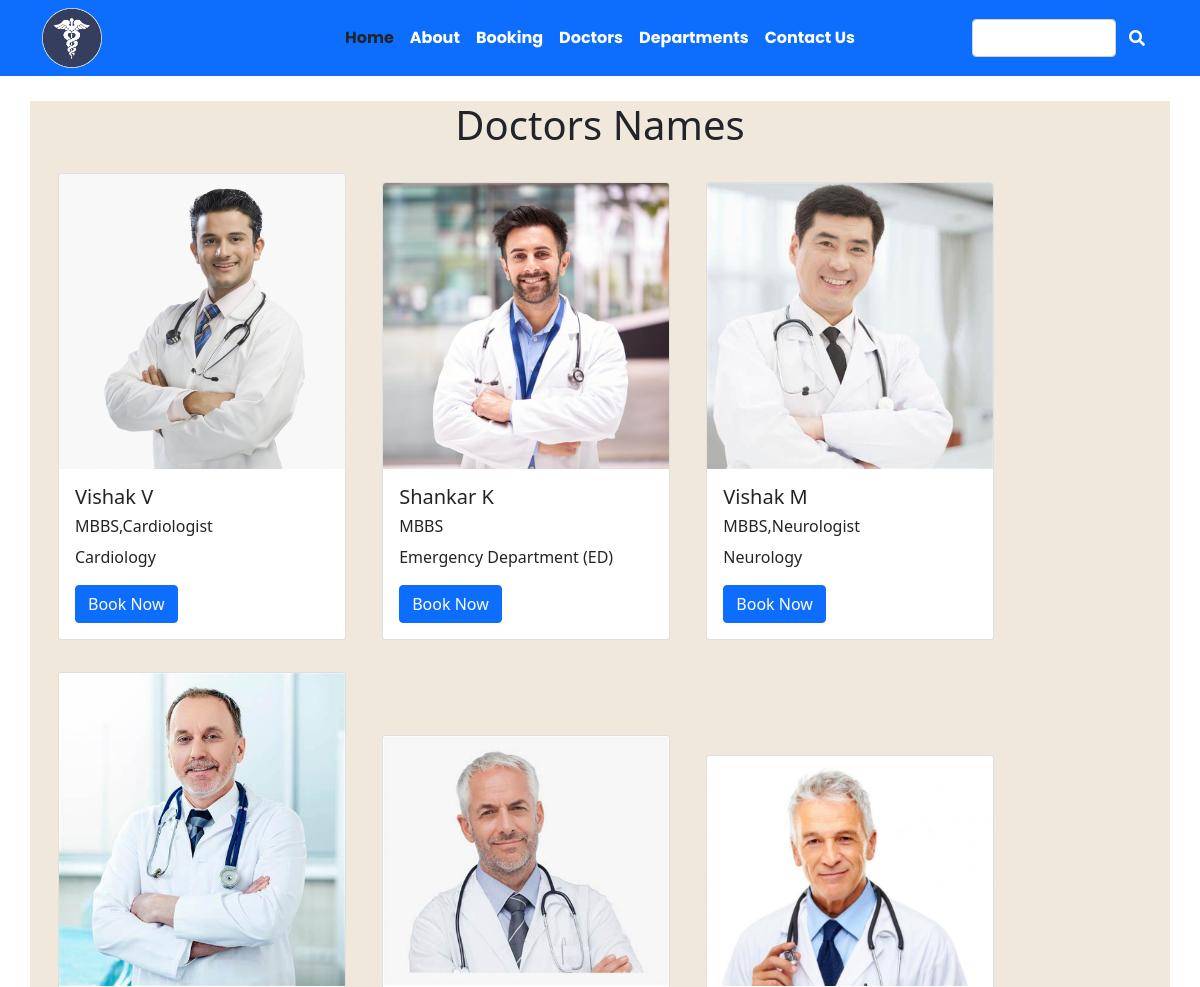
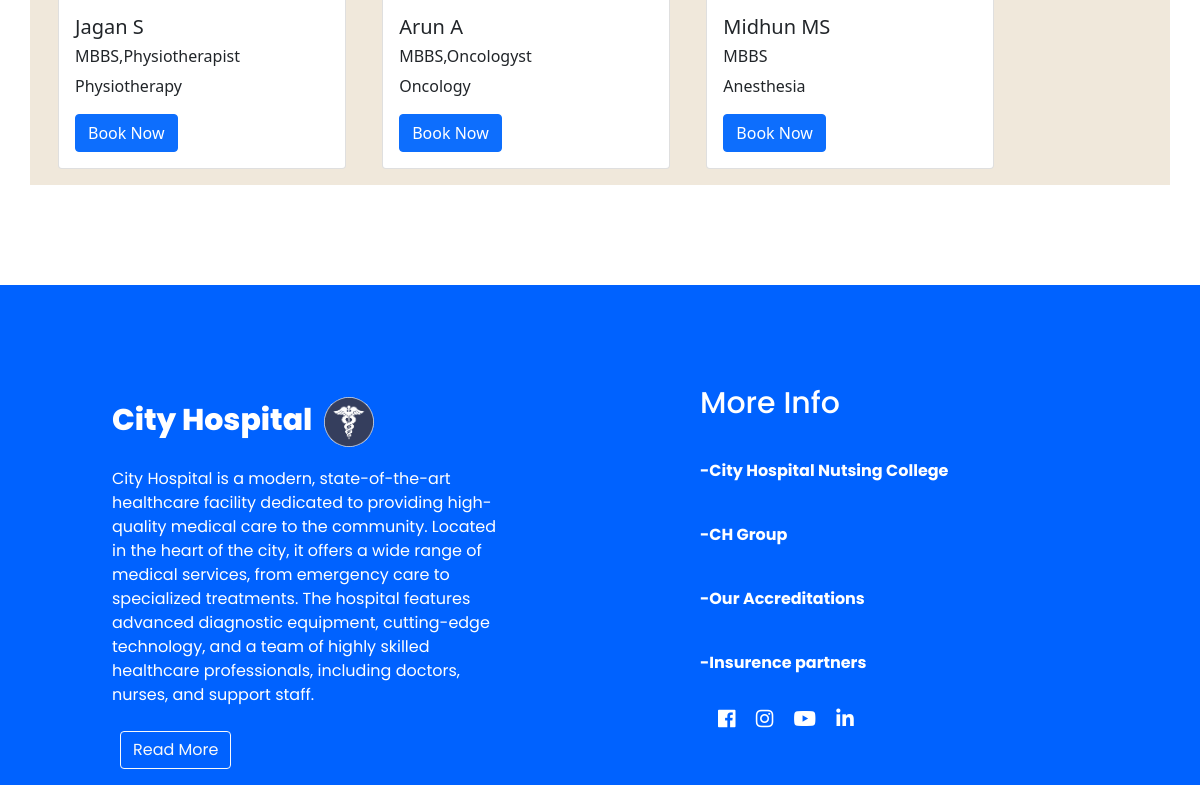
Page /doctors on the committed database (2 pictures, top to bottom).
### app/models.py (models this page shows, shortened)
class Doctor(models.Model):
    doc_name = models.CharField(max_length=100)
    doc_spec = models.TextField()
    dep_name = models.ForeignKey(department, on_delete=models.CASCADE)
    doc_image=models.ImageField(upload_to='vis')

class department(models.Model):
    dep_name = models.CharField(max_length=100)
    dep_description = models.TextField()
    def __str__(self):
        return self.dep_name

### app/views.py (the view)
# urls.py: path('doctors',views.doctors,name='doctors'),
def doctors(request):
        z={
                "doc": Doctor.objects.all()
        }
        return render(request,"doctors.html",z)

### Templates/doctors.html (shortened to what this page needs)
{% extends "home.html" %}
{% block content  %}
<div class="container" style="background-color: rgba(228, 212, 188, 0.536);margin-top: 25px;">
  <h1 style="text-align: center;">Doctors Names</h1>
{% for d in doc  %}
<div class="card m-3" style="width: 18rem; display:inline-block">
    <img src="{{d.doc_image.url}}" class="card-img-top" alt="...">
    <div class="card-body">
      <h5 class="card-title">{{d.doc_name}}</h5>
      <h6> {{d.doc_spec}} </h6>
      <p class="card-text"> {{d.dep_name}} </p>
      <a href="#" class="btn btn-primary">Book Now</a>
    </div>
  </div>
  {% endfor %}
</div>
{% endblock content %}

### Templates/home.html (shortened to what this page needs)
{% load static %}
<!DOCTYPE html>
<html>
  <head>
    <link rel="stylesheet"
      href=" https://cdn.jsdelivr.net/npm/bootstrap@5.1.3/dist/css/bootstrap.min.css ">
    <link rel="stylesheet" href="{% static 'css/style.css' %}">
    <link rel="stylesheet"
      href="https://use.fontawesome.com/releases/v5.2.0/css/all.css">
  </head>
  <body>
    <nav class="navbar bg-primary navbar-expand-sm p-2">
      <div class="container">
        <div class="container-fluid m-0 p-0">
          <a class="navbar-brand" href="#">
            <img src="{% static "\images\logo.png" %}" alt="Avatar Logo" style="width:60px;" class="rounded-pill">
          </a>
        </div>
        <div
          class="collapse navbar-collapse justify-content-center col-md-8 navbar-collapse-3" style="font-family: poppins">
          <ul class="navbar-nav justify-content-center  fw-bold">
            <li class="nav-item active" >
              <a class="nav-link text-dark" href="{% url "home" %}">Home </a>
            </li>
            <li class="nav-item">
              <a class="nav-link text-white" href="{% url "about" %}">About</a>
            </li>
            <li class="nav-item">
              <a class="nav-link text-white" href="{% url "booking" %}">Booking</a>
            </li>
            <li class="nav-item">
              <a class="nav-link text-white" href="{% url "doctors" %}">Doctors</a>
            </li>
<li class="nav-item">
              <a class="nav-link text-white" href="{% url "department" %}">Departments</a>
            </li>
            <li class="nav-item">
              <a class="nav-link text-white" href="{% url "contact" %}">Contact Us</a>
            </li>
          </ul>
        </div>
        <div class="input-group">
          <div class="form-outline" data-mdb-input-init style="display: flex; justify-content: space-around;">
            <input type="search" id="form1" class="form-control">
            <div>
              <button type="button" class="btn btn-primary" data-mdb-ripple-init>
                <i class="fas fa-search"></i>
              </button>
            </div>
            </div>
        </div>
      </div>
    </nav>
<div class="main-section">
{% block content  %}{% endblock content  %}
{% block foot %}
<div style="background-color: rgb(0, 98, 255); width: 100%; height: 500px;margin-top: 100px; display: flex;justify-content: space-around; font-family: poppins;">
  <div class="container" style="width: 500px; margin-left: 100px; padding-top: 100px;">
    <h3 style="color: white;font-size: 30px; font-weight: 800;">City Hospital<img src="{% static "\images\logo.png" %}" alt="Avatar Logo" style="width:50px; margin: 12px;" class="rounded-pill"> </h3>
    <p style="color: white; width: 400px;">City Hospital is a modern, state-of-the-art healthcare facility dedicated to providing high-quality medical care to the community. Located in the heart of the city, it offers a wide range of medical services, from emergency care to specialized treatments. The hospital features advanced diagnostic equipment, cutting-edge technology, and a team of highly skilled healthcare professionals, including doctors, nurses, and support staff.</p>
    <button type="button" class="btn btn-outline-light m-2">Read More</button>
  </div>
  <div class="col-md-6"  style="width: 500px; margin-left: 100px; padding-top: 100px;">
    <h3 style="color: white;font-size: 30px; font-weight: 500;">More Info</h3>
    <p style="color: white; width: 400px; cursor: pointer; padding-top: 30px;font-weight: bold;">-City Hospital Nutsing College</p><br>
    <p style="color: white; width: 400px; cursor: pointer;font-weight: bold;" >-CH Group</p><br>
    <p style="color: white; width: 400px; cursor: pointer;font-weight: bold;">-Our Accreditations</p><br>
    <p style="color: white; width: 400px; cursor: pointer;font-weight: bold;">-Insurence partners</p>
    <ul class="social-icons list-unstyled mb-0" style="padding: 10px;">
      <li class="fab fa-facebook p-2" style="cursor: pointer; color: white; font-size: 20px;"></li>
      <li class="fab fa-instagram p-2"style="cursor: pointer;  color: white; font-size: 20px;"></li>
      <li class="fab fa-youtube p-2"style="cursor: pointer;  color: white; font-size: 20px;"></li>
      <li class="fab fa-linkedin-in p-2"style="cursor: pointer;  color: white; font-size: 20px;"></li>
    </ul>
  </div>
</div>
{% endblock foot %}
  </body>
</html>

### rows in the picture
Doctor: doc_image (picture), doc_name "Vishak V", doc_spec "MBBS,Cardiologist", dep_name "Cardiology"
Doctor: doc_image (picture), doc_name "Shankar K", doc_spec "MBBS", dep_name "Emergency Department (ED)"
Doctor: doc_image (picture), doc_name "Vishak M", doc_spec "MBBS,Neurologist", dep_name "Neurology"
Doctor: doc_image (picture), doc_name "Jagan S", doc_spec "MBBS,Physiotherapist", dep_name "Physiotherapy"
Doctor: doc_image (picture), doc_name "Arun A", doc_spec "MBBS,Oncologyst", dep_name "Oncology"
Doctor: doc_image (picture), doc_name "Midhun MS", doc_spec "MBBS", dep_name "Anesthesia"
